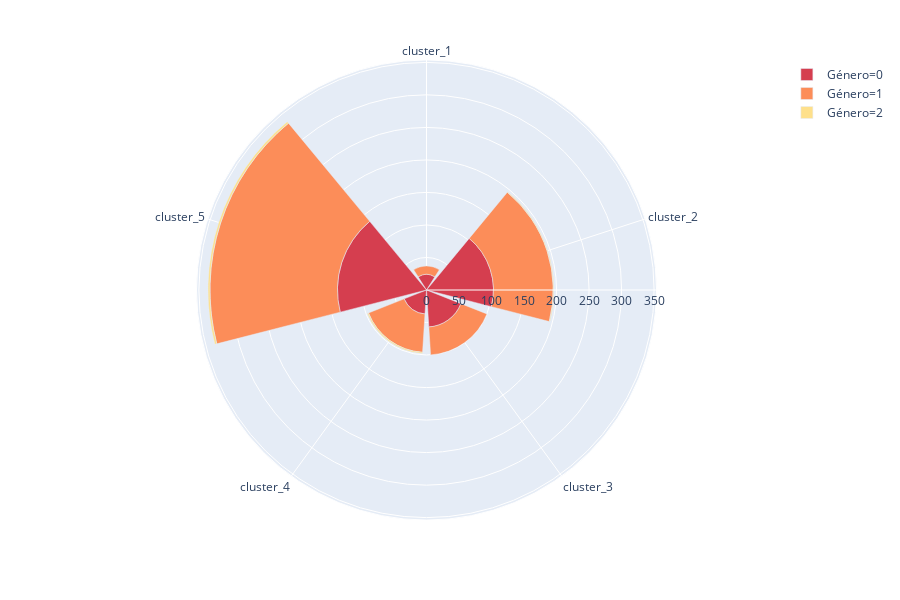
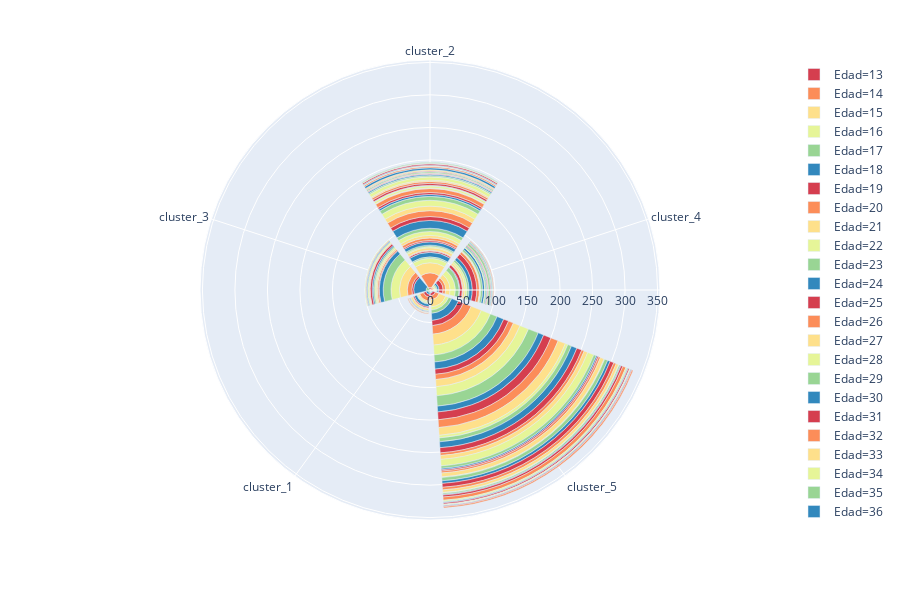
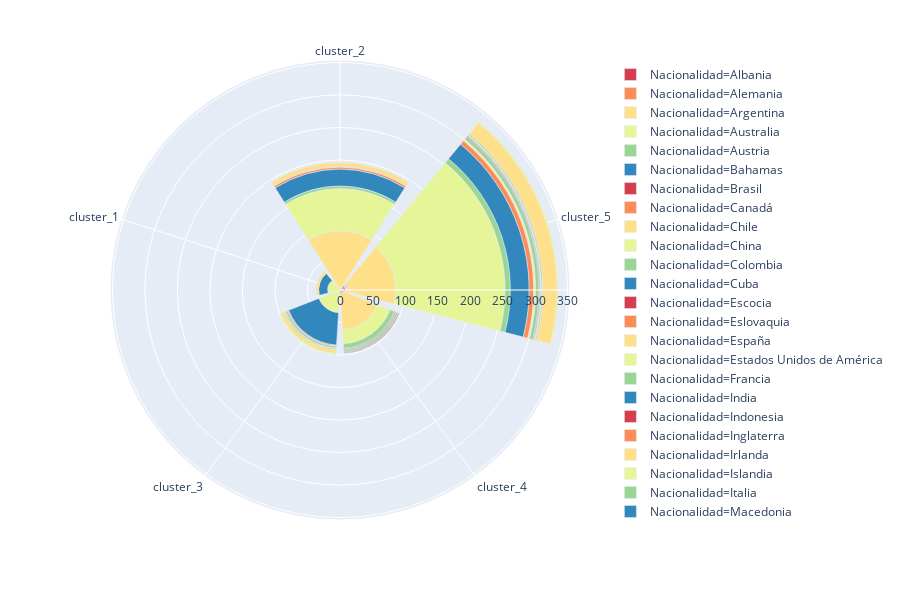
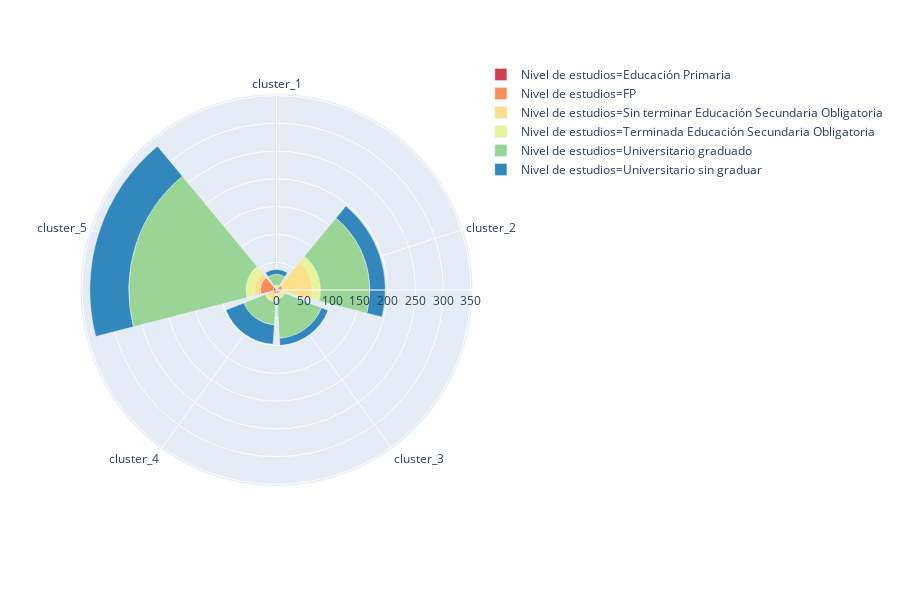

Write notebook code for charts like these, in order.
### Code cell
compare_personal_info_by_prosume_clusters_esp(dataframe_with_clusters_esp)
